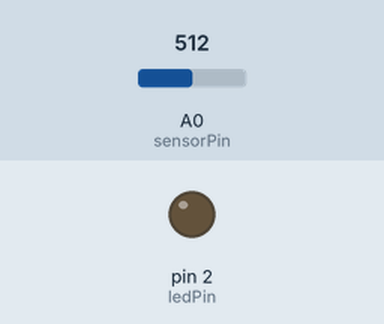
Recording of a sketch running on a simulated Arduino Uno, built with avr-gcc and run on an emulated ATmega328P. Parts: output pins drawn as LEDs (lit = HIGH). The inputs (shaded band) are chosen by the test bench; at power-on: A0 (sensorPin) = 512. Storage starts empty; random numbers use the default seed unless the sketch sets one; what the sketch prints to the serial monitor is not drawn.

Above: at 1.2 s.
1.3 s: A0 (sensorPin) set to 645
4.2 s: A0 (sensorPin) set to 672
Timing chart, 0 to 7.2 s (numbered marks = the images above; inputs shaded):
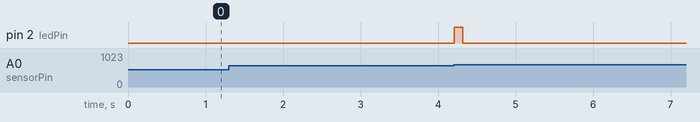

Measured:
- after the input at 1.3 s, every drawn part: stays the same
- after the input at 4.2 s, pin 2 (ledPin): LOW → HIGH at once, → LOW 0.11 s later

The sketch:

crash_detection_log_2.ino
```cpp
#include <SPI.h>
#include <SD.h>

const byte sensorPin = A0;
const byte ledPin = 2;
const byte cs = 10;

File file;

// -------- SETTINGS --------
const int threshold = 30;
const int cooldown = 3000;

unsigned long lastTrigger = 0;

// -------- VARIABLES --------
int baseline = 0;
bool initialized = false;

// -------- SETUP --------
void setup() {
  Serial.begin(9600);
  pinMode(ledPin, OUTPUT);

  randomSeed(analogRead(A1));

  if (!SD.begin(cs)) {
    Serial.println("SD fail");
  }

  if (!SD.exists("logs.csv")) {
    file = SD.open("logs.csv", FILE_WRITE);
    if (file) {
      file.println(F("timestamp,accX,accY,accZ,speed,tiltAngle,vibration"));
      file.close();
    }
  }

  Serial.println("Starting...");
}

// -------- LOOP --------
void loop() {

  int value = analogRead(sensorPin);

  // 🔹 initialize baseline once
  if (!initialized) {
    baseline = value;
    initialized = true;
  }

  // 🔹 slowly update baseline (handles drift)
  baseline = (baseline * 9 + value) / 10;

  // 🔹 shock = sudden deviation
  int shock = abs(value - baseline);

  // 🔹 noise filter
  if (shock < 20) shock = 0;

  // 🔹 SIMULATED ACCELERATION
  // 🔹 MAP SHOCK → ACCELERATION RANGE
int accX, accY, accZ;

// Normalize shock into bands
if (shock <= 10) {
  accX = random(3, 6);   // 3–5
  accY = random(3, 6);
  accZ = random(3, 6);
}
else if (shock <= 30) {
  accX = random(5, 9);   // 5–8
  accY = random(5, 9);
  accZ = random(5, 9);
}
else if (shock <= 60) {
  accX = random(8, 13);  // 8–12
  accY = random(8, 13);
  accZ = random(8, 13);
}
else {
  accX = random(12, 18); // high vibration
  accY = random(12, 18);
  accZ = random(12, 18);
}

  int tilt = random(0, 5);

  unsigned long t = millis();

  // 🔹 SERIAL OUTPUT
  Serial.print("Shock: ");
  Serial.print(shock);
  Serial.print(" | Raw: ");
  Serial.print(value);
  Serial.print(" | Base: ");
  Serial.print(baseline);
  Serial.print(" | Tilt: ");
  Serial.println(tilt);

  // 🔴 CRASH DETECTION
  if (shock > threshold && millis() - lastTrigger > cooldown) {
    lastTrigger = millis();

    digitalWrite(ledPin, HIGH);
    Serial.println("CRASH DETECTED");
  } else {
    digitalWrite(ledPin, LOW);
  }

  // 🔹 CSV LOGGING
  file = SD.open("logs.csv", FILE_WRITE);

  if (file) {
    file.print(t); file.print(',');

    file.print(accX); file.print(',');
    file.print(accY); file.print(',');
    file.print(accZ); file.print(',');

    file.print(40); file.print(',');
    file.print(tilt); file.print(',');

    file.println(shock);

    file.close();
  }

  delay(100);
}
```
